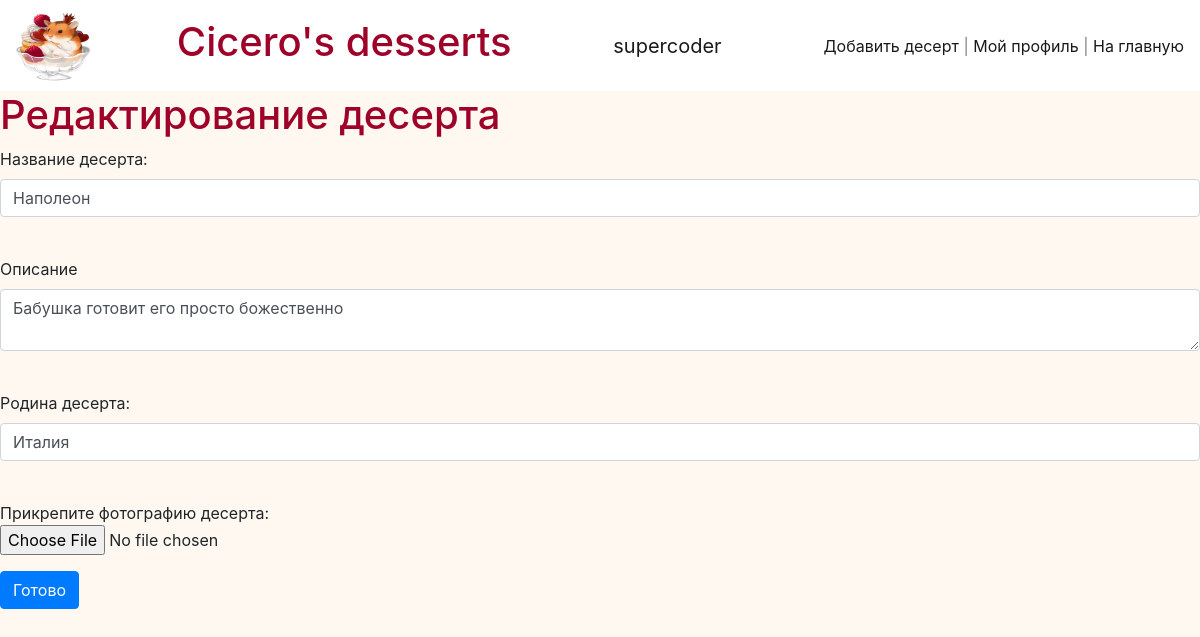
The app's page /desserts/edit/2 (signed in) with its own data.
### data/users.py (models this page shows, shortened)
class User(SqlAlchemyBase, UserMixin):
    __tablename__ = 'users'
    id = sqlalchemy.Column(sqlalchemy.Integer, primary_key=True, autoincrement=True)
    email = sqlalchemy.Column(sqlalchemy.String, nullable=False, unique=True)
    name = sqlalchemy.Column(sqlalchemy.String, nullable=False, unique=True)
    hashed_password = sqlalchemy.Column(sqlalchemy.String, nullable=False)
    about = sqlalchemy.Column(sqlalchemy.String, nullable=False)
    desserts = orm.relation("Dessert", back_populates='user')

### data/desserts.py (models this page shows)
class Dessert(SqlAlchemyBase):
    __tablename__ = 'desserts'
    id = sqlalchemy.Column(sqlalchemy.Integer, primary_key=True, autoincrement=True)
    title = sqlalchemy.Column(sqlalchemy.String, nullable=False)
    content = sqlalchemy.Column(sqlalchemy.String, nullable=False)
    country = sqlalchemy.Column(sqlalchemy.String, nullable=False)
    created_date = sqlalchemy.Column(sqlalchemy.String, default=datetime.datetime.now().strftime('%m.%d.%Y, %H:%M'))
    user_id = sqlalchemy.Column(sqlalchemy.Integer, sqlalchemy.ForeignKey("users.id"))
    user = orm.relation('User')

### main.py (the view, shortened to what this page needs)
@app.route('/desserts/edit/<int:id>', methods=['GET', 'POST'])
@login_required
def edit_desserts(id):
    form = DessertForm()
    if request.method == "GET":
        db_sess = db_session.create_session()
        dessert = db_sess.query(Dessert).filter(Dessert.id == id, Dessert.user == current_user).first()
        if dessert:
            form.title.data = dessert.title
            form.content.data = dessert.content
            form.country.data = dessert.country
        else:
            abort(404)
    return render_template('desserts.html', title='Редактирование десерта', form=form)

### main.py (shortened to what this page needs)
class DessertForm(FlaskForm):
    title = StringField('Название десерта:', validators=[DataRequired()])
    content = TextAreaField('Описание', validators=[DataRequired()])
    country = StringField('Родина десерта:', validators=[DataRequired()])
    submit = SubmitField("Готово")

### data/db_session.py (called while the page is built)
def create_session() -> Session:
    global __factory
    return __factory()

### main.py (called while the page is built)
@login_manager.user_loader
def load_user(user_id):
    db_sess = db_session.create_session()
    return db_sess.query(User).get(user_id)

### templates/desserts.html (shortened to what this page needs)
{% extends "base.html" %}
{% block content %}
    <h1>{{title}}</h1>
    <form action="" method="post" enctype="multipart/form-data">
        <p>
            {{ form.title.label }}<br>
            {{ form.title(class="form-control") }}<br>
        </p>
        <p>
            {{ form.content.label }}<br>
            {{ form.content(class="form-control") }}<br>
        </p>
        <p>
            {{ form.country.label }}<br>
            {{ form.country(class="form-control") }}<br>
        </p>
        <p>
            Прикрепите фотографию десерта: <br>
            <input type="file" name="recipe_photo" accept="image/*">
        </p>
        <p>{{ form.submit(type="submit", class="btn btn-primary") }}</p>
    </form>
{% endblock %}

### templates/base.html (shortened to what this page needs)
<!DOCTYPE html>
<html lang="ru">
    <head>
        <link rel="stylesheet"
              href="https://stackpath.bootstrapcdn.com/bootstrap/4.4.1/css/bootstrap.min.css"
>
        <link rel="stylesheet"
              href="{{url_for('static', filename='css/styles.css')}}">
    </head>
    <body>
        <header>
            <nav class="navbar navbar-light" style="background-color: white;">
                <img src="../../static/img/favicon.ico" width="75" height="75" alt="">
                <a class="navbar-brand" href="/"><h1>Cicero's desserts</h1></a>
                {% if current_user.is_authenticated %}
                    <a class="navbar-brand" href="/logout">{{ current_user.name }}</a>
                {% endif %}
                <span class="navbar-text">
                    {% if current_user.is_authenticated %}
                        <a href="/desserts/add">Добавить десерт</a> |
                        <a href="/profile/{{current_user.id}}">Мой профиль</a> |
                    {% endif %}
                    <a href="/">На главную</a>
                </span>
            </nav>
        </header>
        <main >
            {% block content %}
            {% endblock %}
        </main>
    </body>
</html>

### static/css/styles.css (style rules this page uses)
h1, h2 { color: #9e0229; }
a { color: #c46d7e; }
body { background-color: #fff8f1; }

### records on screen
User: name "supercoder"
Dessert: title "Наполеон", content "Бабушка готовит его просто божественно", country "Италия"

### other values on screen
{{ title }} "Редактирование десерта"
